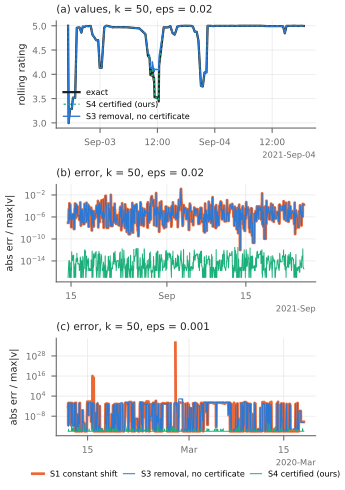

Write the Python code that produced this figure.
"""Case 2 trace: rolling softavg over Amazon reviews in time order (SQLite 3.37.2 engine runs).
Reads ../../experiments/softmax_ladder/trace.json (measured); nothing is typed by hand.
Colours: first three slots of the dataviz reference categorical palette (pre-validated order).
Regenerate: python3 ladder_rolling_trace.py"""
import json, math, datetime as dt
from pathlib import Path
import matplotlib
matplotlib.use("Agg")
import matplotlib.pyplot as plt

SRC = Path(__file__).resolve().parents[2] / "experiments/softmax_ladder/trace.json"
T = json.load(open(SRC))
INK, MUTED, GRID = "#222222", "#6b6b6b", "#e6e6e6"
COL = {"sqlite_S1": "#eb6834", "sqlite_S3": "#2a78d6", "sqlite_S4": "#1baf7a"}
NAME = {"sqlite_S1": "S1 constant shift", "sqlite_S3": "S3 removal, no certificate",
        "sqlite_S4": "S4 certified (ours)"}
FLOOR = 1e-17

def trace(k, eps):
    for tr in T["traces"]:
        if tr["k"] == k and abs(tr["eps"] - eps) < 1e-12:
            return tr
    raise KeyError((k, eps))

def times(tr):
    return [dt.datetime.utcfromtimestamp(x / 1000) for x in tr["ts_ms"]]

def err(tr, key):
    out = []
    for x, r, m in zip(tr["series"][key], tr["reference"], tr["vmax"]):
        if x is None or r is None or not math.isfinite(x):
            out.append(float("nan"))
        else:
            out.append(max(abs(x - r) / m, FLOOR))
    return out

fig, axes = plt.subplots(3, 1, figsize=(3.45, 4.9), gridspec_kw={"height_ratios": [1.1, 1, 1]})
for ax in axes:
    ax.grid(True, color=GRID, lw=0.5); ax.set_axisbelow(True)
    for s in ("top", "right"): ax.spines[s].set_visible(False)
    for s in ("left", "bottom"): ax.spines[s].set_color(MUTED)
    ax.tick_params(colors=MUTED, labelsize=6.5)

# (a) values, k = 50, eps = 0.02: plausible but wrong
tr = trace(50, 0.02); t = times(tr)
e3 = err(tr, "sqlite_S3")
w = max(range(len(e3)), key=lambda i: e3[i] if e3[i] == e3[i] else -1)   # worst S3 row
lo, hi = max(0, w - 60), min(len(t), w + 60)
a = axes[0]
a.plot(t[lo:hi], tr["reference"][lo:hi], color=INK, lw=1.6, label="exact")
a.plot(t[lo:hi], tr["series"]["sqlite_S4"][lo:hi], color=COL["sqlite_S4"], lw=0.9, ls=(0, (2, 2)), label=NAME["sqlite_S4"])
a.plot(t[lo:hi], tr["series"]["sqlite_S3"][lo:hi], color=COL["sqlite_S3"], lw=1.0, label=NAME["sqlite_S3"])
a.set_ylabel("rolling rating", fontsize=7, color=INK)
a.set_title(f"(a) values, k = {tr['k']}, eps = {tr['eps']}", fontsize=7.5, color=INK, loc="left")
a.legend(fontsize=5.8, frameon=False, loc="lower left")
loc = matplotlib.dates.AutoDateLocator(maxticks=4)
a.xaxis.set_major_locator(loc); a.xaxis.set_major_formatter(matplotlib.dates.ConciseDateFormatter(loc))

for ax, (k, eps), tag in ((axes[1], (50, 0.02), "(b)"), (axes[2], (50, 0.001), "(c)")):
    tr = trace(k, eps); t = times(tr)
    for key, lw in (("sqlite_S1", 2.0), ("sqlite_S3", 0.7), ("sqlite_S4", 0.7)):
        ax.plot(t, err(tr, key), color=COL[key], lw=lw, label=NAME[key])
    ax.set_yscale("log")
    ax.set_ylabel("abs err / max|v|", fontsize=7, color=INK)
    ax.set_title(f"{tag} error, k = {k}, eps = {eps}", fontsize=7.5, color=INK, loc="left")
    loc = matplotlib.dates.AutoDateLocator(maxticks=4)
    ax.xaxis.set_major_locator(loc); ax.xaxis.set_major_formatter(matplotlib.dates.ConciseDateFormatter(loc))
axes[2].legend(fontsize=5.8, frameon=False, loc="upper center", bbox_to_anchor=(0.5, -0.28), ncol=3,
               handlelength=1.4, columnspacing=0.8)
for ax in axes: ax.xaxis.get_offset_text().set_fontsize(6); ax.xaxis.get_offset_text().set_color(MUTED)
fig.tight_layout(pad=0.3, h_pad=0.6)
fig.savefig(Path(__file__).with_suffix(".pdf"))
